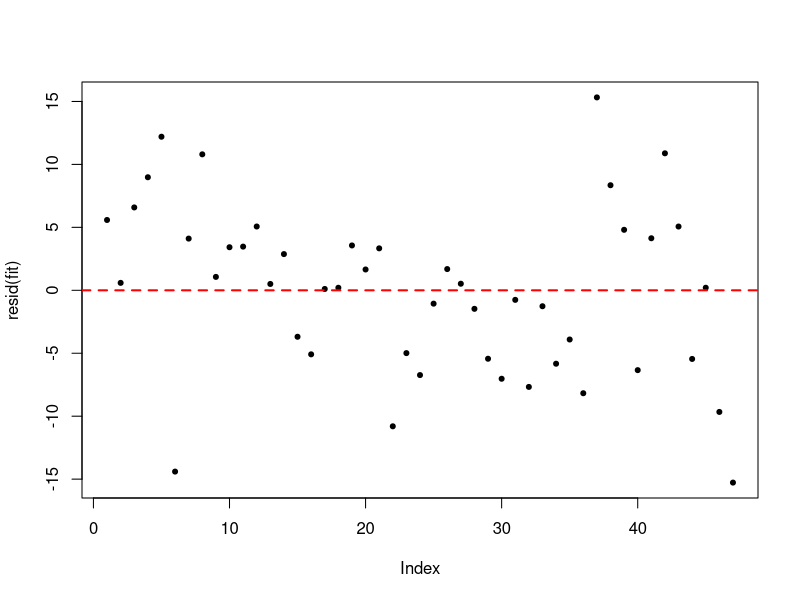
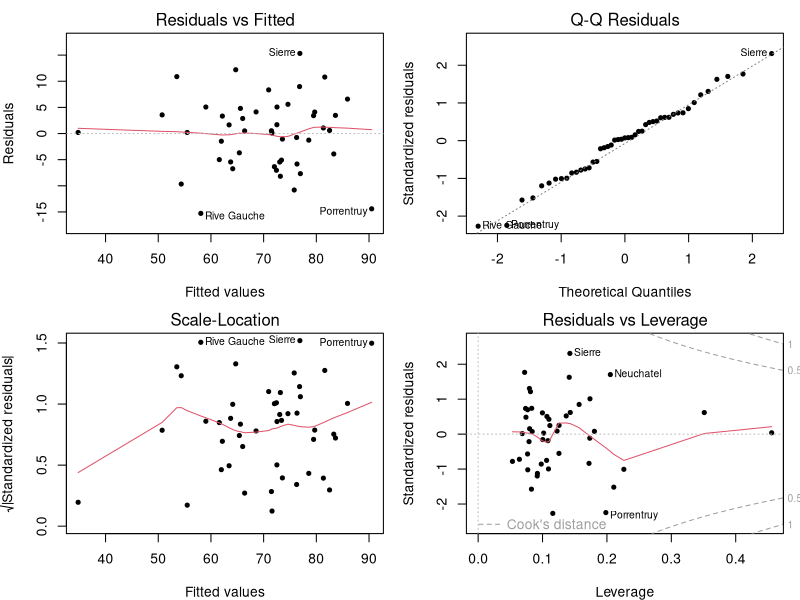

The R source for these figures, in order:
## ---- chunk 1
n <-100
nosim <-1000
x1 <-rnorm(n)
x2 <-rnorm(n)
x3 <-rnorm(n)
betas <-sapply(1:nosim,
               function(i){
                 y <-x1 + rnorm(n,sd=0.3)
                 c(coef(lm(y~x1))[2],
                   coef(lm(y~x1+x2))[2],
                   coef(lm(y~x1+x2+x3))[2])
               })
round(apply(betas,1,sd),5)

## ---- chunk 2
library(datasets)
data(swiss)
dim(swiss)
names(swiss)
fit1 <-lm(Fertility~Agriculture,data=swiss)
a <-summary(fit1)$cov.unscaled[2,2]
a
fit2 <-update(fit1,Fertility~Agriculture+Examination,data=swiss)
fit3 <-update(fit2,Fertility~Agriculture+Examination+Education,data=swiss)
c(summary(fit2)$cov.unscaled[2,2],summary(fit3)$cov.unscaled[2,2])

#swiss data (vifs)
library(car)
fit <-lm(Fertility~.,data=swiss)
summary(fit)$coef
vif(fit)
sqrt(vif(fit))

## ---- chunk 3
library(datasets)
library(car)
data(swiss)
names(swiss)
fit1 <-lm(Fertility~Agriculture,data=swiss)
fit3 <-update(fit1,Fertility~Agriculture+Examination+Education)
fit5 <-update(fit3,Fertility~Agriculture+Examination+Education+Catholic+Infant.Mortality)
summary(fit1)$coef
summary(fit3)$coef
summary(fit5)$coef
cbind(vif(fit5),sqrt(vif(fit5)))
#Analysis of variance table (anova)
anova(fit1)
anova(fit1,fit3)
anova(fit1,fit2,fit3)

## ---- chunk 4
library(datasets)
data(swiss)
names(swiss)
fit <-lm(Fertility~.,data=swiss)
#Residual plots
resid(fit)
plot(resid(fit),cex=1,pch=20)
abline(h=0,lwd=2,lty=2,col="red")
#Diagnostic plots
par(mfrow=c(2,2),mar=c(4,4,2,1))
plot(fit,cex=1,pch=20)

